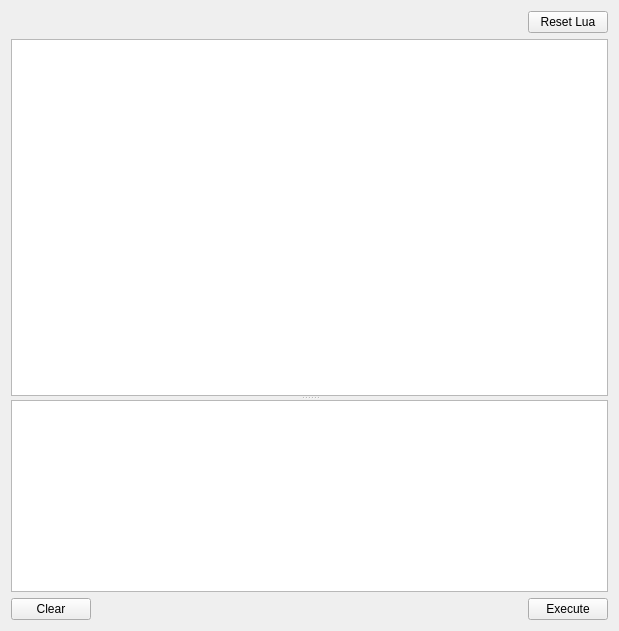
<ui version="4.0" >
 <class>LuaConsole</class>
 <widget class="QWidget" name="LuaConsole" >
  <property name="geometry" >
   <rect>
    <x>0</x>
    <y>0</y>
    <width>619</width>
    <height>631</height>
   </rect>
  </property>
  <property name="windowTitle" >
   <string>Lua Console</string>
  </property>
  <layout class="QVBoxLayout" >
   <item>
    <layout class="QHBoxLayout" >
     <item>
      <spacer>
       <property name="orientation" >
        <enum>Qt::Horizontal</enum>
       </property>
       <property name="sizeHint" >
        <size>
         <width>40</width>
         <height>20</height>
        </size>
       </property>
      </spacer>
     </item>
     <item>
      <widget class="QPushButton" name="resetButton" >
       <property name="text" >
        <string>Reset Lua</string>
       </property>
      </widget>
     </item>
    </layout>
   </item>
   <item>
    <widget class="QSplitter" name="splitter" >
     <property name="orientation" >
      <enum>Qt::Vertical</enum>
     </property>
     <property name="childrenCollapsible" >
      <bool>false</bool>
     </property>
     <widget class="QTextEdit" name="displayBox" >
      <property name="sizePolicy" >
       <sizepolicy vsizetype="Expanding" hsizetype="Expanding" >
        <horstretch>0</horstretch>
        <verstretch>2</verstretch>
       </sizepolicy>
      </property>
      <property name="minimumSize" >
       <size>
        <width>0</width>
        <height>0</height>
       </size>
      </property>
      <property name="font" >
       <font>
        <family>Courier New</family>
       </font>
      </property>
      <property name="focusPolicy" >
       <enum>Qt::NoFocus</enum>
      </property>
      <property name="acceptDrops" >
       <bool>false</bool>
      </property>
      <property name="undoRedoEnabled" >
       <bool>false</bool>
      </property>
      <property name="readOnly" >
       <bool>true</bool>
      </property>
      <property name="acceptRichText" >
       <bool>false</bool>
      </property>
     </widget>
     <widget class="QTextEdit" name="inputBox" >
      <property name="sizePolicy" >
       <sizepolicy vsizetype="Expanding" hsizetype="Expanding" >
        <horstretch>0</horstretch>
        <verstretch>0</verstretch>
       </sizepolicy>
      </property>
      <property name="minimumSize" >
       <size>
        <width>0</width>
        <height>0</height>
       </size>
      </property>
      <property name="maximumSize" >
       <size>
        <width>16777215</width>
        <height>16777215</height>
       </size>
      </property>
      <property name="font" >
       <font>
        <family>Courier New</family>
       </font>
      </property>
      <property name="tabChangesFocus" >
       <bool>true</bool>
      </property>
      <property name="undoRedoEnabled" >
       <bool>false</bool>
      </property>
      <property name="lineWrapMode" >
       <enum>QTextEdit::WidgetWidth</enum>
      </property>
      <property name="acceptRichText" >
       <bool>false</bool>
      </property>
     </widget>
    </widget>
   </item>
   <item>
    <layout class="QHBoxLayout" >
     <item>
      <widget class="QPushButton" name="clearButton" >
       <property name="text" >
        <string>Clear</string>
       </property>
      </widget>
     </item>
     <item>
      <spacer>
       <property name="orientation" >
        <enum>Qt::Horizontal</enum>
       </property>
       <property name="sizeHint" >
        <size>
         <width>291</width>
         <height>20</height>
        </size>
       </property>
      </spacer>
     </item>
     <item>
      <widget class="QPushButton" name="executeButton" >
       <property name="text" >
        <string>Execute</string>
       </property>
      </widget>
     </item>
    </layout>
   </item>
  </layout>
 </widget>
 <tabstops>
  <tabstop>inputBox</tabstop>
  <tabstop>executeButton</tabstop>
  <tabstop>clearButton</tabstop>
 </tabstops>
 <resources/>
 <connections>
  <connection>
   <sender>clearButton</sender>
   <signal>clicked()</signal>
   <receiver>displayBox</receiver>
   <slot>clear()</slot>
   <hints>
    <hint type="sourcelabel" >
     <x>50</x>
     <y>605</y>
    </hint>
    <hint type="destinationlabel" >
     <x>43</x>
     <y>382</y>
    </hint>
   </hints>
  </connection>
 </connections>
</ui>
